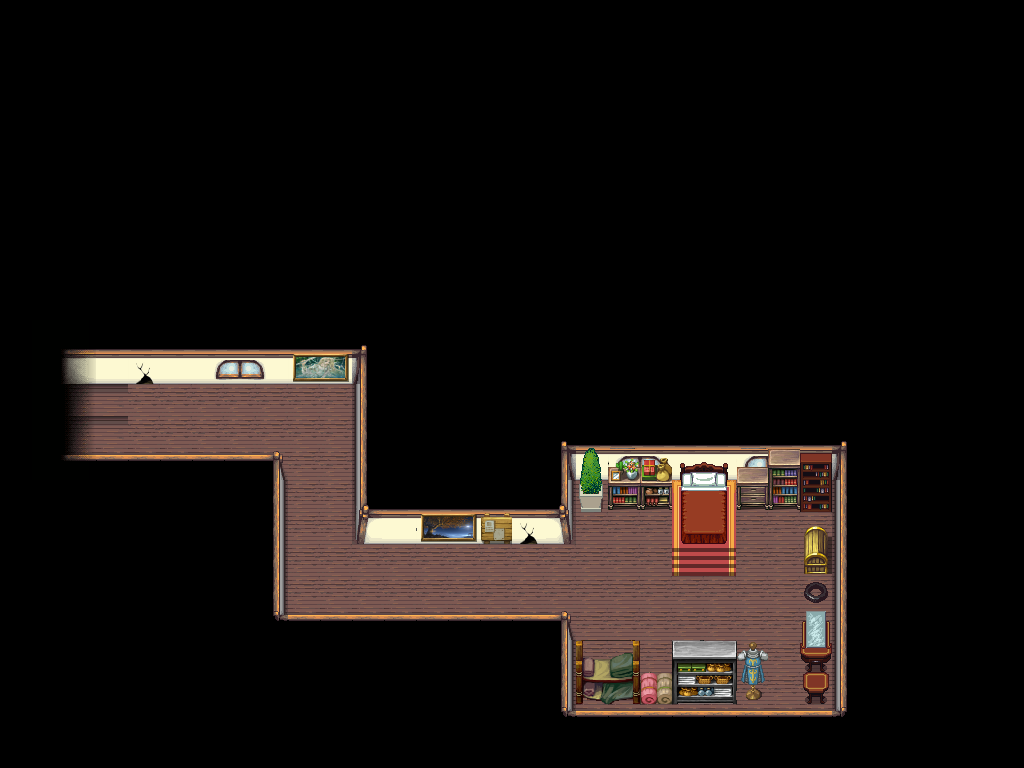

Below is a game level as drawn by its tile map, then a one-line description and the .tmx that defines it (tile-layer data replaced by summaries):
An orthogonal 32x24 tile map with 32x32 px tiles, 2 tile layers (suelo, objetos), 5 tilesets.

<map version="1.2" tiledversion="1.2.3" orientation="orthogonal" renderorder="right-down" width="32" height="24" tilewidth="32" tileheight="32" infinite="0" nextlayerid="3" nextobjectid="1">
 <tileset firstgid="1" source="../resources_tsx/casa_madera.tsx" />
 <tileset firstgid="118" source="../resources_tsx/obj_misk_atlas.tsx" />
 <tileset firstgid="1142" source="../resources_tsx/city_inside.tsx" />
 <tileset firstgid="1526" source="../resources_tsx/decorations.tsx" />
 <tileset firstgid="1782" source="../resources_tsx/build_atlas.tsx" />
 <layer id="1" name="suelo" width="32" height="24">
  <data>[768 cells, 768 non-empty, 38 distinct tile ids]</data>
 </layer>
 <layer id="2" name="objetos" width="32" height="24">
  <data>[768 cells, 45 non-empty, 44 distinct tile ids]</data>
 </layer>
</map>
